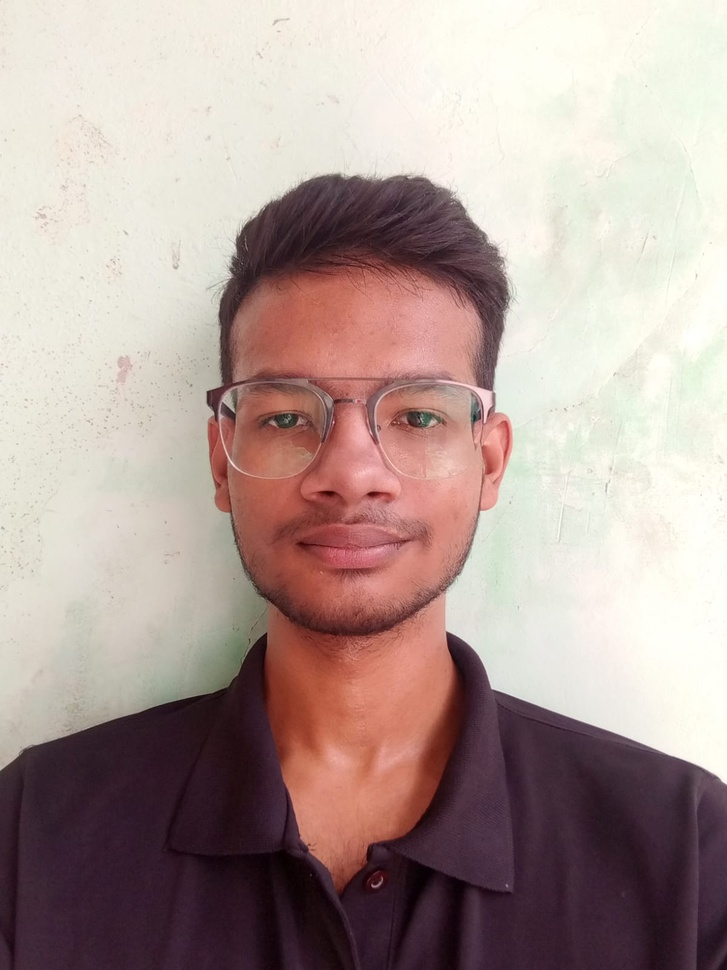
#> input picture sample.jpeg, 727 x 970 px, shrunk from 1200 x 1600 before the run
$ python main.py
#> lines starting #> are read from the running program, lines starting #| are printed output that depends on the picture; after the words box and inside, x2 and y2 are one past the last pixel; in counts of white or black regions, pixels touching at a corner belong together
import cv2

# import sample picture
image_path = './sample.jpeg'
image = cv2.imread(image_path)
#> image is the input picture: shape (970, 727, 3); mean B, G, R 151.7, 156.9, 176.5

# Load the Haar Cascade for face detection from the local file path
face_cascade = cv2.CascadeClassifier('./haarcascade_frontalface_default.xml')

# Convert the image to grayscale (required for face detection)
gray = cv2.cvtColor(image, cv2.COLOR_BGR2GRAY)
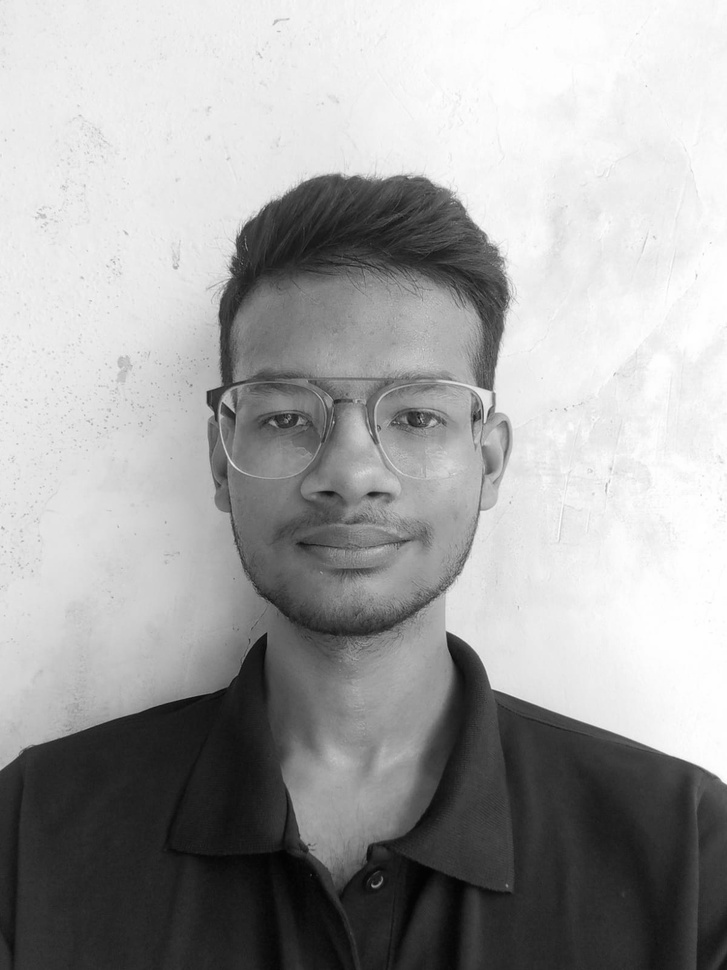
#> gray: shape (970, 727); min 2, max 255, mean 162.2

# Detect faces in the grayscale image
faces = face_cascade.detectMultiScale(
    gray, scaleFactor=1.1, minNeighbors=5, minSize=(30, 30)
)
#> faces = [[185, 293, 325, 325]]

# Draw rectangles around the detected faces
for (x, y, w, h) in faces:
    # You can change the color and thickness of the rectangle
    cv2.rectangle(image, (x, y), (x + w, y + h), (0, 255, 0), 3)
#> this loop made 1 pass
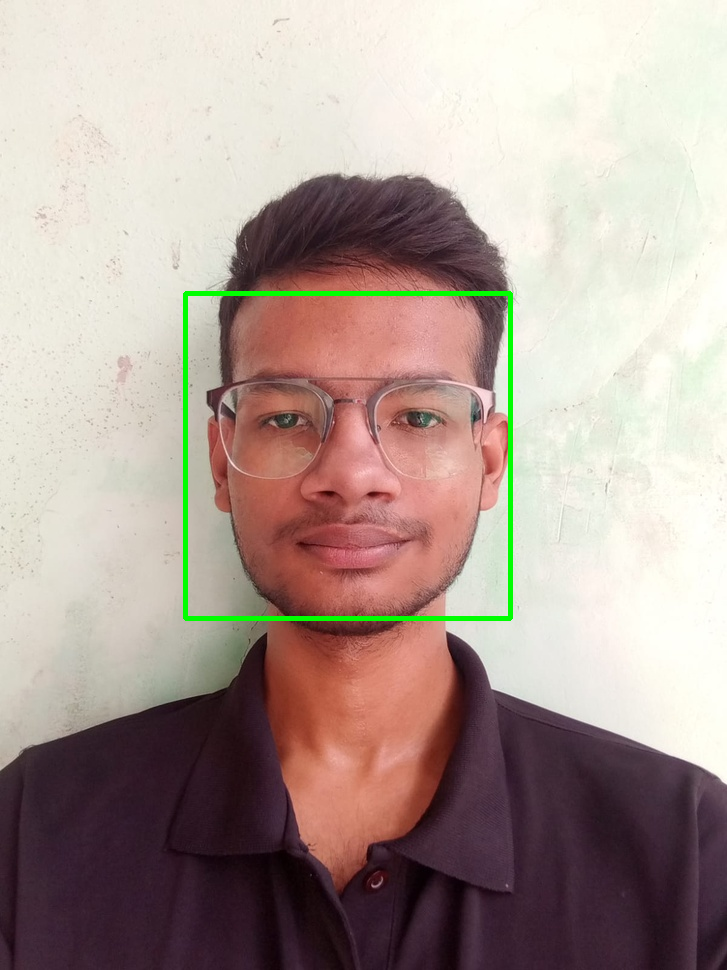
#> image: shape (970, 727, 3); 0.92% of pixels changed, all inside (x1, y1, x2, y2) = (183, 291, 513, 621)

# Display the image with detected faces
cv2.imshow('Face Detection', image)

# Wait for a key press and then close the window
cv2.waitKey(0)
cv2.destroyAllWindows()
